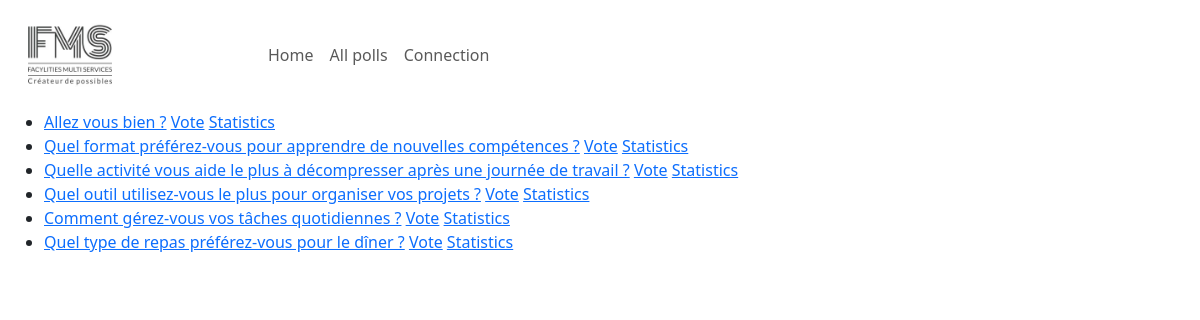
The app's page /polls/all/, older data.
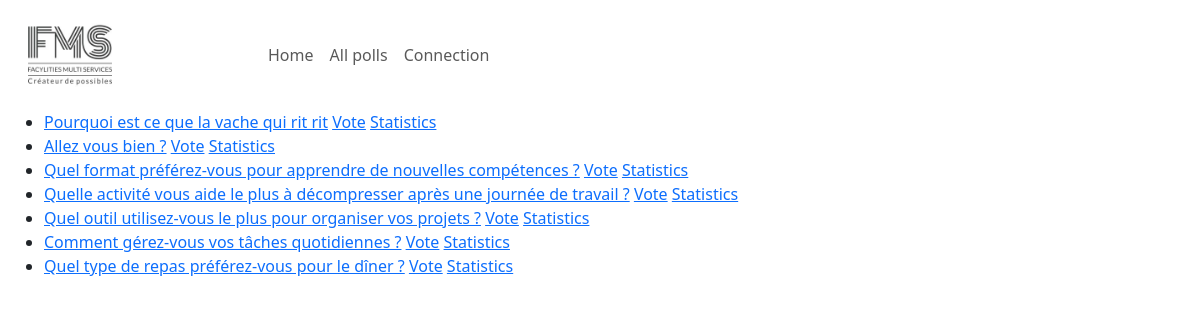
The same page, newer data.
### polls/models.py (models this page shows, shortened)
class Question(models.Model):
    id = models.AutoField(primary_key=True)
    question_text = models.CharField(max_length=200)
    pub_date = models.DateTimeField("date published")

### polls/views.py (the view)
# urls.py: path("all/", views.AllPollsView.as_view(), name="all"),
class AllPollsView(generic.ListView):
    template_name = "polls/all.html"
    context_object_name = "question_list"
    def get_queryset(self) -> Any:
        return Question.objects.order_by("-pub_date")

### polls/templates/polls/all.html (shortened to what this page needs)
{% extends "polls/base.html" %}
{% block content %}
{% if question_list %}
<ul>
  {% for question in question_list %}
  <li>
    <a href="{% url 'polls:frequency' question.id %}"
      >{{ question.question_text }}</a
    >
    <a href="{% url 'polls:detail' question.id %}">Vote</a>
    <a href="{% url 'polls:statistics' question.id %}">Statistics</a>
  </li>
  {% endfor %}
</ul>
{% else %}
<p>No polls are available.</p>
{% endif %}
{% endblock %}

Row changes from the older to the newer data that the page shows:
added Question: question_text "Pourquoi est ce que la vache qui rit rit"
